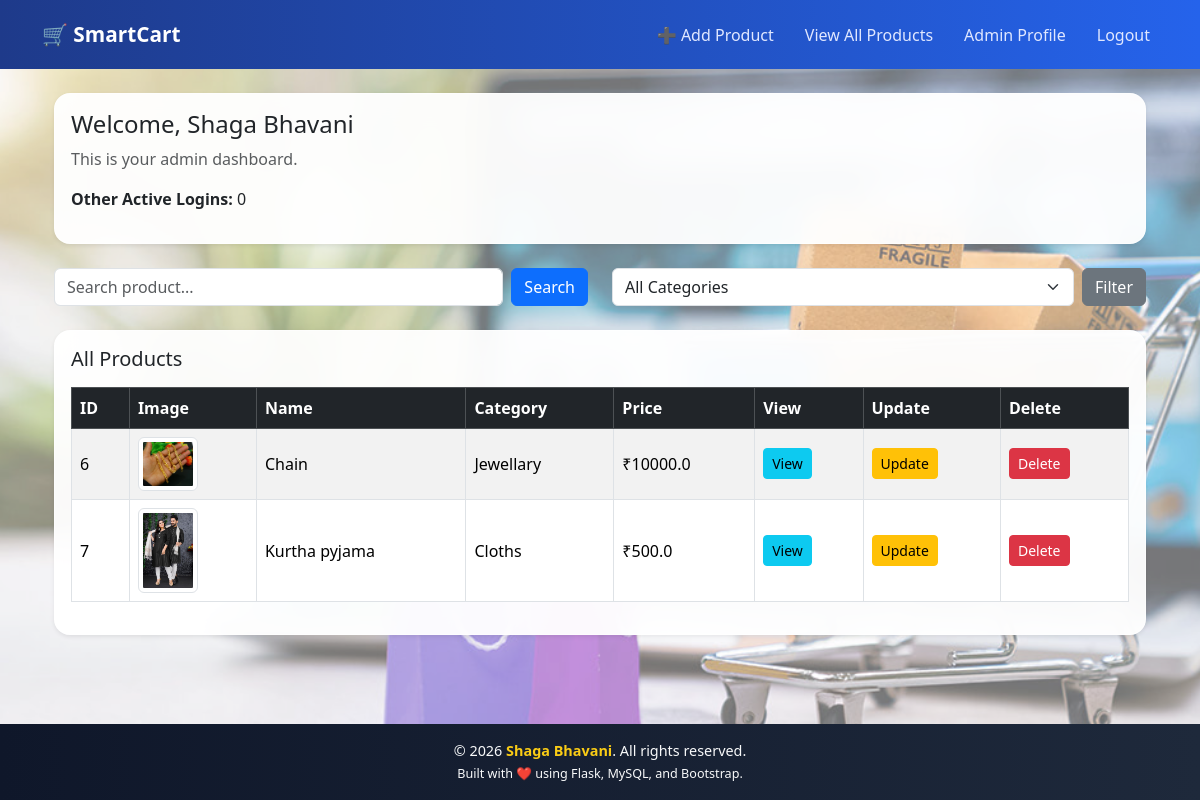
The app's page /admin-dashboard (signed in) with its own data.
### tables this page shows
CREATE TABLE admin (
    admin_id INTEGER PRIMARY KEY AUTOINCREMENT,
    name TEXT,
    email TEXT UNIQUE,
    password TEXT,
    profile_image TEXT
, is_online INTEGER DEFAULT 0, login_count INTEGER DEFAULT 0);

CREATE TABLE products (
    product_id INTEGER PRIMARY KEY AUTOINCREMENT,
    name TEXT,
    description TEXT,
    category TEXT,
    price REAL,
    image TEXT
, admin_id INTEGER);

### app.py (the view)
@app.route('/admin-dashboard')
def admin_dashboard():
    if not session.get('admin_id'):
        return redirect(url_for('admin_login'))
    conn = get_db_connection()
    cursor = conn.cursor()
    cursor.execute("SELECT * FROM products")
    products = cursor.fetchall()
    cursor.close()
    conn.close()
    search = request.args.get('search', '')
    category_filter = request.args.get('category', '')
    conn = get_db_connection()
    cursor = conn.cursor()
    cursor.execute("SELECT DISTINCT category FROM products WHERE admin_id=?",
                   (session['admin_id'],))
    categories = cursor.fetchall()
    query = "SELECT * FROM products WHERE admin_id=?"
    params = [session['admin_id']]
    if search:
        query += " AND name LIKE ?"
        params.append("%" + search + "%")
    if category_filter:
        query += " AND category = ?"
        params.append(category_filter)
    cursor.execute(query, params)
    products = cursor.fetchall()
    conn = get_db_connection()
    cursor = conn.cursor()
    cursor.execute("""
    SELECT login_count
    FROM admin
    WHERE admin_id = ?
    """, (session['admin_id'],))
    count = cursor.fetchone()['login_count']
    cursor.close()
    conn.close()
    other_sessions = count - 1
    return render_template(
        "admin/dashboard.html",
        products=products,
        categories=categories,admin_name=session['admin_name'],
         other_sessions=other_sessions
    )

### app.py (called while the page is built)
def get_db_connection():
    conn = sqlite3.connect("smartcart.db")
    conn.row_factory = sqlite3.Row
    return conn

### templates/admin/dashboard.html (shortened to what this page needs)
{% extends 'base.html' %}
{% block content %}
<div class="container">
  <div class="card shadow-sm mb-4">
    <div class="card-body">
      <h4>Welcome, {{ admin_name }}</h4>
      <p class="text-muted">This is your admin dashboard.</p>
      <p><strong>Other Active Logins:</strong> {{ other_sessions }}</p>
    </div>
  </div>
        <div class="row mb-4">
          <div class="col-md-6">
            <form method="GET" action="/admin-dashboard" class="d-flex">
              <input
                type="text"
                name="search"
                class="form-control me-2"
                placeholder="Search product..."
                value="{{ request.args.get('search', '') }}">
              <button class="btn btn-primary">Search</button>
            </form>
          </div>
          <div class="col-md-6">
            <form method="GET" action="/admin-dashboard" class="d-flex">
              <select name="category" class="form-select me-2">
                <option value="">All Categories</option>
              </select>
              <button class="btn btn-secondary">Filter</button>
            </form>
          </div>
        </div>
  <div class="card shadow-sm">
    <div class="card-body">
      <h5 class="mb-3">All Products</h5>
      <div class="table-responsive">
        <table class="table table-bordered table-striped align-middle">
          <thead class="table-dark">
            <tr>
              <th>ID</th>
              <th>Image</th>
              <th>Name</th>
              <th>Category</th>
              <th>Price</th>
              <th>View</th>
              <th>Update</th>
              <th>Delete</th>
            </tr>
          </thead>
          <tbody>
            {% for product in products %}
            <tr>
              <td>{{ product.product_id }}</td>
              <td>
                <img
                  src="/static/uploads/product_images/{{ product.image }}"
                  class="img-thumbnail"
                  width="60"
                  height="60">
              </td>
              <td>{{ product.name }}</td>
              <td>{{ product.category }}</td>
              <td>₹{{ product.price }}</td>
              <td>
                <a href="/admin/view-item/{{ product.product_id }}"
                   class="btn btn-info btn-sm">
                  View
                </a>
              </td>
              <td>
                <a href="/admin/update-item/{{ product.product_id }}"
                   class="btn btn-warning btn-sm">
                  Update
                </a>
              </td>
              <td>
                <a href="/admin/delete-item/{{ product.product_id }}"
                   class="btn btn-danger btn-sm"
                   onclick="return confirm('Are you sure you want to delete this product?');">
                  Delete
                </a>
              </td>
            </tr>
            {% endfor %}
          </tbody>
        </table>
      </div>
    </div>
  </div>
</div>
{% endblock %}

### static/style.css (style rules this page uses)
body { margin: 0; font-family: 'Segoe UI', Tahoma, sans-serif; background: linear-gradient( 135deg, rgba(99, 102, 241, 0.45), rgba(56, 189, 248, 0.45), rgba(34, 197, 94, 0.45) ); background-image: url("./bg.jpg"); background-size: cover; background-position: center; background-repeat: no-repeat; background-attachment: fixed; min-height: 100vh; }
.card { background: rgba(255, 255, 255, 0.9); backdrop-filter: blur(14px); -webkit-backdrop-filter: blur(14px); border-radius: 16px; border: 1px solid rgba(255, 255, 255, 0.5); box-shadow: 0 20px 40px rgba(0,0,0,0.18); }
body { background-image: url("./bg.jpg"); background-size: cover; background-position: center; background-repeat: no-repeat; background-attachment: fixed; }
.card { background: rgba(255, 255, 255, 0.95); }

### records on screen
admin: name "Shaga Bhavani"
products: product_id "6", image (picture), name "Chain", category "Jewellary", price "10000.0"
products: product_id "7", image (picture), name "Kurtha pyjama", category "Cloths", price "500.0"

### other values on screen
{{ other_sessions }} "0"
